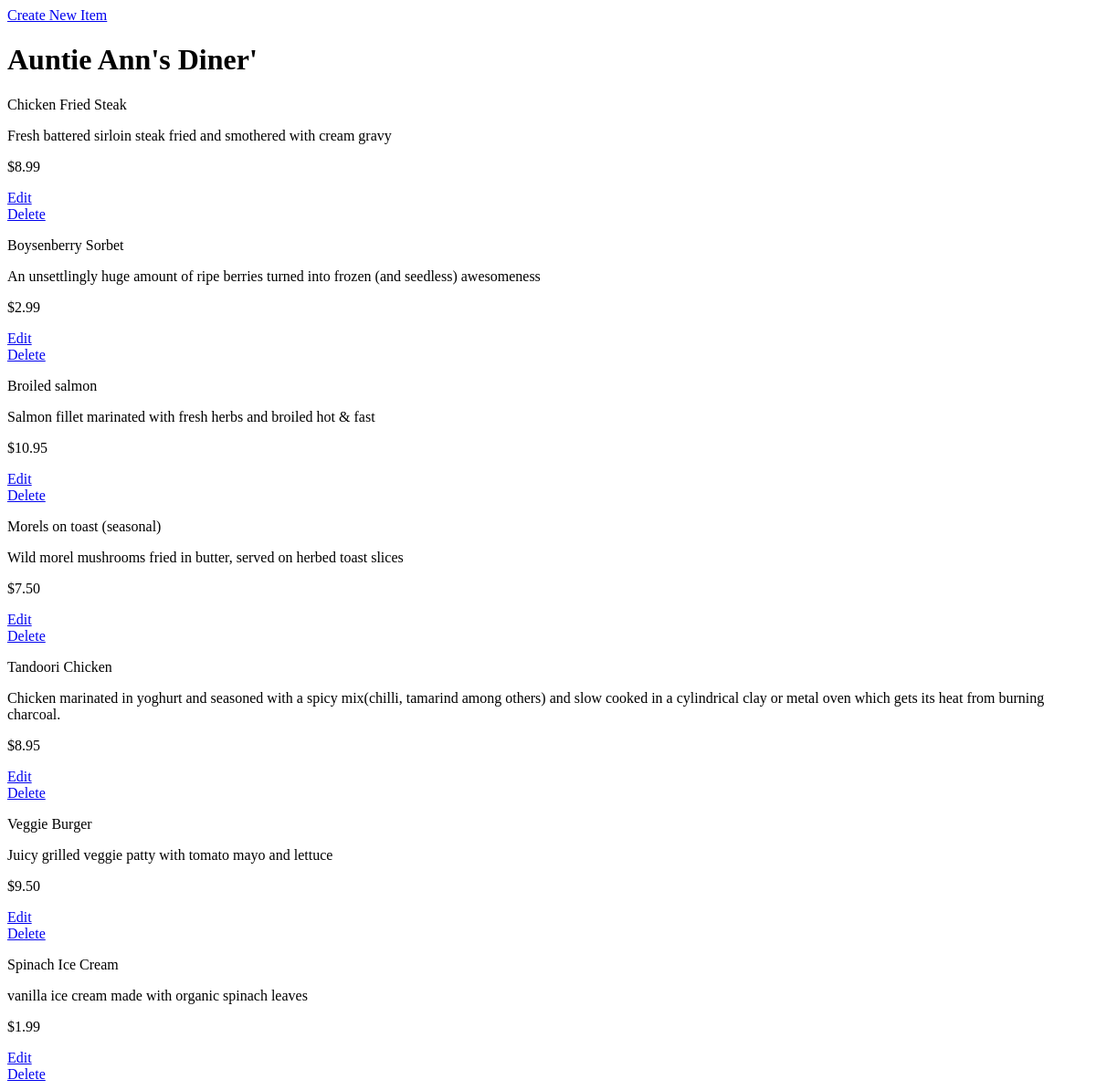
The app's page /restaurants/8/, older data.
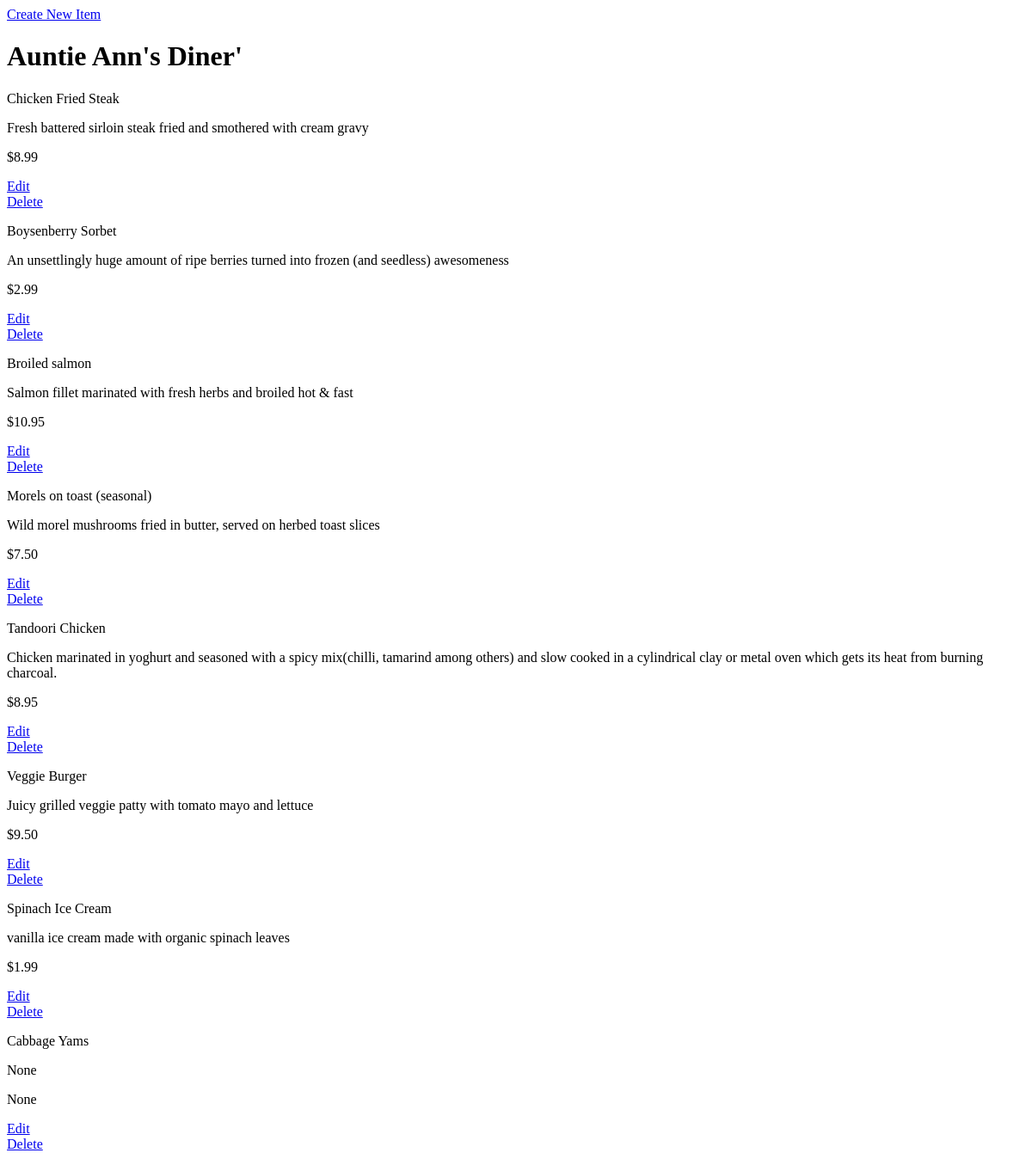
The same page, newer data.
### database_setup.py (models this page shows)
class Restaurant(Base):
    __tablename__ = 'restaurant'
    name = Column(String(80), nullable = False)
    id = Column(Integer, primary_key = True)

class MenuItem(Base):
    __tablename__ = 'menu_item'
    name = Column(String(80), nullable = False)
    id = Column(Integer, primary_key = True)
    course = Column(String(250))
    description = Column(String(250))
    price = Column(String(8))
    restaurant_id = Column(Integer, ForeignKey('restaurant.id'))
    restaurant = relationship(Restaurant)

### project.py (the view)
@app.route('/')
@app.route('/restaurants/<int:restaurant_id>/')
def restaurantMenu(restaurant_id):
    restaurant = session.query(Restaurant).filter_by(id=restaurant_id).one()
    items = session.query(MenuItem).filter_by(restaurant_id=restaurant.id)
    return render_template('menu.html', restaurant=restaurant, items=items)

### templates/menu.html (shortened to what this page needs)
<html>
<body>
  <a href = '{{url_for('newMenuItem', restaurant_id = restaurant.id) }}'>
  Create New Item</a>
<h1>{{restaurant.name}}</h1>
{% for i in items%}
<div>
<p>{{i.name}}</p>
<p>{{i.description}}</p>
<p> {{i.price}} </p>
<a href='{{url_for('editMenuItem', restaurant_id = restaurant.id, menu_id = i.id) }}'>Edit</a>
<a href = '{{url_for('deleteMenuItem', restaurant_id = restaurant.id, menu_id = i.id ) }}'>Delete</a>
</div>
{% endfor %}
</body>
</html>

Row changes from the older to the newer data that the page shows:
added MenuItem: name "Cabbage Yams", description "None", price "None"
